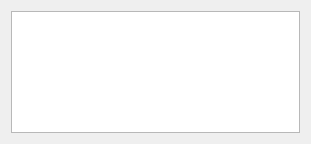
<?xml version="1.0" encoding="UTF-8"?>
<ui version="4.0">
 <class>uiLineEditor</class>
 <widget class="QWidget" name="uiLineEditor">
  <property name="geometry">
   <rect>
    <x>0</x>
    <y>0</y>
    <width>311</width>
    <height>144</height>
   </rect>
  </property>
  <property name="windowTitle">
   <string>Form</string>
  </property>
  <layout class="QVBoxLayout" name="verticalLayout">
   <item>
    <widget class="QTreeView" name="geometryTreeView"/>
   </item>
  </layout>
 </widget>
 <resources/>
 <connections/>
</ui>
